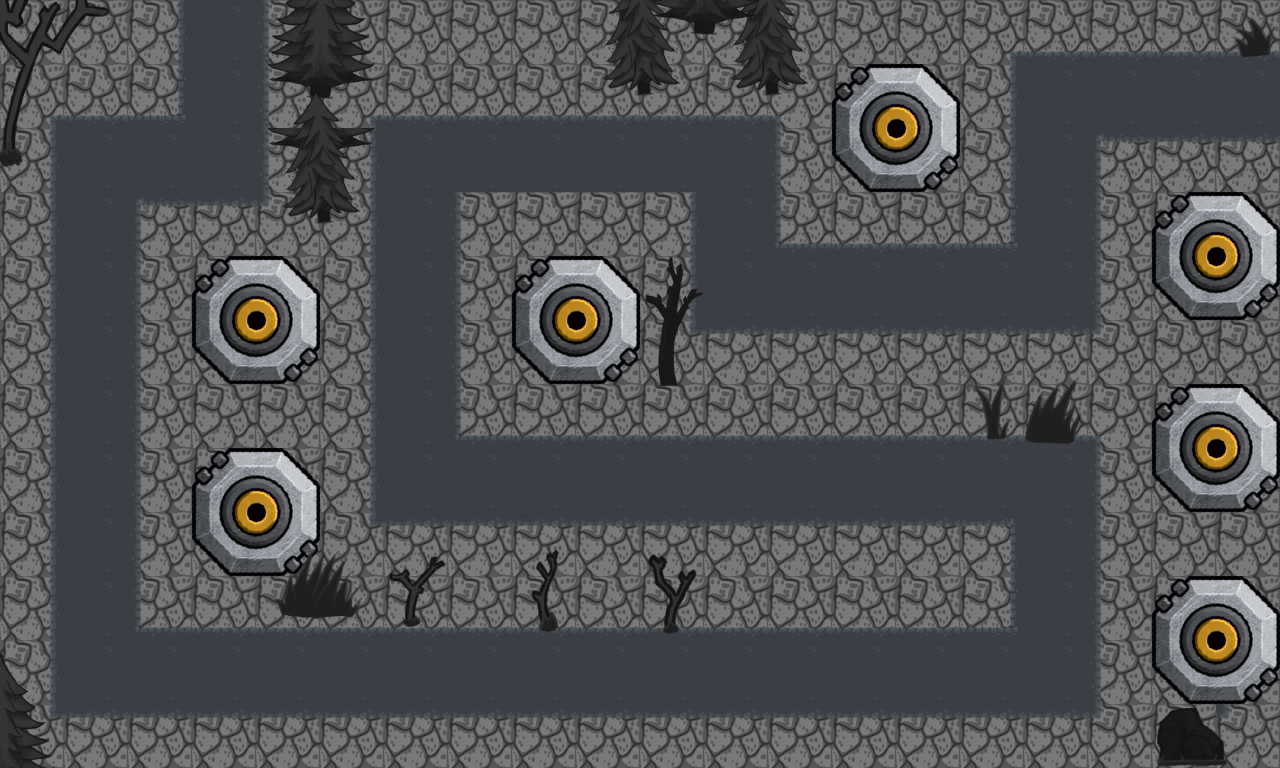

This is a level from a 2D game, rendered from its Tiled map with the project's own tilesets. A one-line summary and the complete map file follow:
An orthogonal 20x12 tile map with 64x64 px tiles, 5 tile layers (Background, Path, Substructure, Details 1, ...), 1 hidden layer not drawn, 3 tilesets and 1 object.

<map version="1.10" tiledversion="1.10.0" orientation="orthogonal" renderorder="right-down" width="20" height="12" tilewidth="64" tileheight="64" infinite="0" nextlayerid="8" nextobjectid="3">
 <editorsettings>
  <export target="UnderworldLevel3.js" format="js" />
 </editorsettings>
 <tileset firstgid="1" source="../tsx/tilesetFromDesert.tsx" />
 <tileset firstgid="197" source="../tsx/UnderworldTileset.tsx" />
 <tileset firstgid="329" source="../../towers/tiled/Substructure.tsx" />
 <layer id="1" name="Background" width="20" height="12">
  <data encoding="csv">
19,19,19,19,19,19,19,19,19,19,19,19,19,19,19,19,19,19,19,19,
19,19,19,19,19,19,19,19,19,19,19,19,19,19,19,19,19,19,19,19,
19,19,19,19,19,19,19,19,19,19,19,19,19,19,19,19,19,19,19,19,
19,19,19,19,19,19,19,19,19,19,19,19,19,19,19,19,19,19,19,19,
19,19,19,19,19,19,19,19,19,19,19,19,19,19,19,19,19,19,19,19,
19,19,19,19,19,19,19,19,19,19,19,19,19,19,19,19,19,19,19,19,
19,19,19,19,19,19,19,19,19,19,19,19,19,19,19,19,19,19,19,19,
19,19,19,19,19,19,19,19,19,19,19,19,19,19,19,19,19,19,19,19,
19,19,19,19,19,19,19,19,19,19,19,19,19,19,19,19,19,19,19,19,
19,19,19,19,19,19,19,19,19,19,19,19,19,19,19,19,19,19,19,19,
19,19,19,19,19,19,19,19,19,19,19,19,19,19,19,19,19,19,19,19,
19,19,19,19,19,19,19,19,19,19,19,19,19,19,19,19,19,19,19,19
</data>
 </layer>
 <layer id="2" name="Path" width="20" height="12">
  <data encoding="csv">
0,0,211,212,213,0,0,0,0,0,0,0,0,0,0,199,200,200,200,200,
199,200,248,212,213,199,200,200,200,200,200,200,201,0,0,211,212,212,212,212,
211,212,212,212,213,211,212,212,212,212,212,212,213,0,0,211,212,235,224,224,
211,212,235,224,225,211,212,213,0,0,211,212,247,200,200,248,212,213,0,0,
211,212,213,0,0,211,212,213,0,0,211,212,212,212,212,212,212,213,0,0,
211,212,213,0,0,211,212,213,0,0,223,224,224,224,224,224,224,225,0,0,
211,212,213,0,0,211,212,247,200,200,200,200,200,200,200,200,200,201,0,0,
211,212,213,0,0,211,212,212,212,212,212,212,212,212,212,212,212,213,0,0,
211,212,213,0,0,223,224,224,224,224,224,224,224,224,224,236,212,213,0,0,
211,212,247,200,200,200,200,200,200,200,200,200,200,200,200,248,212,213,0,0,
211,212,212,212,212,212,212,212,212,212,212,212,212,212,212,212,212,213,0,0,
223,224,224,224,224,224,224,224,224,224,224,224,224,224,224,224,224,225,0,225
</data>
 </layer>
 <layer id="3" name="Placement" width="20" height="12" visible="0">
  <data encoding="csv">
0,0,0,0,0,0,0,0,0,0,0,0,0,0,0,0,0,0,0,0,
0,0,0,0,0,0,0,0,0,0,0,0,0,318,0,0,0,0,0,0,
0,0,0,0,0,0,0,0,0,0,0,0,0,0,0,0,0,0,0,0,
0,0,0,0,0,0,0,0,0,0,0,0,0,0,0,0,0,0,318,0,
0,0,0,318,0,0,0,0,318,0,0,0,0,0,0,0,0,0,0,0,
0,0,0,0,0,0,0,0,0,0,0,0,0,0,0,0,0,0,0,0,
0,0,0,0,0,0,0,0,0,0,0,0,0,0,0,0,0,0,318,0,
0,0,0,318,0,0,0,0,0,0,0,0,0,0,0,0,0,0,0,0,
0,0,0,0,0,0,0,0,0,0,0,0,0,0,0,0,0,0,0,0,
0,0,0,0,0,0,0,0,0,0,0,0,0,0,0,0,0,0,318,0,
0,0,0,0,0,0,0,0,0,0,0,0,0,0,0,0,0,0,0,0,
0,0,0,0,0,0,0,0,0,0,0,0,0,0,0,0,0,0,0,0
</data>
 </layer>
 <layer id="7" name="Substructure" width="20" height="12">
  <data encoding="csv">
0,0,0,0,0,0,0,0,0,0,0,0,0,0,0,0,0,0,0,0,
0,0,0,0,0,0,0,0,0,0,0,0,0,329,330,0,0,0,0,0,
0,0,0,0,0,0,0,0,0,0,0,0,0,331,332,0,0,0,0,0,
0,0,0,0,0,0,0,0,0,0,0,0,0,0,0,0,0,0,329,330,
0,0,0,329,330,0,0,0,329,330,0,0,0,0,0,0,0,0,331,332,
0,0,0,331,332,0,0,0,331,332,0,0,0,0,0,0,0,0,0,0,
0,0,0,0,0,0,0,0,0,0,0,0,0,0,0,0,0,0,329,330,
0,0,0,329,330,0,0,0,0,0,0,0,0,0,0,0,0,0,331,332,
0,0,0,331,332,0,0,0,0,0,0,0,0,0,0,0,0,0,0,0,
0,0,0,0,0,0,0,0,0,0,0,0,0,0,0,0,0,0,329,330,
0,0,0,0,0,0,0,0,0,0,0,0,0,0,0,0,0,0,331,332,
0,0,0,0,0,0,0,0,0,0,0,0,0,0,0,0,0,0,0,0
</data>
 </layer>
 <layer id="4" name="Details 1" width="20" height="12">
  <data encoding="csv">
0,0,0,0,282,283,0,0,0,284,285,284,285,0,0,0,0,0,0,0,
0,0,0,0,294,295,0,0,0,296,297,296,297,0,0,0,0,0,0,0,
0,0,0,0,294,295,0,0,0,0,0,0,0,0,0,0,0,0,0,0,
0,0,0,0,0,0,0,0,0,0,0,0,0,0,0,0,0,0,0,0,
0,0,0,0,0,0,0,0,0,0,289,0,0,0,0,0,0,0,0,0,
0,0,0,0,0,0,0,0,0,0,301,0,0,0,0,0,0,0,0,0,
0,0,0,0,0,0,0,0,0,0,313,0,0,0,0,0,0,0,0,0,
0,0,0,0,0,0,0,0,0,0,0,0,0,0,0,0,0,0,0,0,
0,0,0,0,219,220,267,0,266,0,265,0,0,0,0,0,0,0,0,0,
0,0,0,0,231,232,279,0,278,0,277,0,0,0,0,0,0,0,0,0,
0,0,0,0,0,0,0,0,0,0,0,0,0,0,0,0,0,0,0,0,
0,0,0,0,0,0,0,0,0,0,0,0,0,0,0,0,0,0,0,0
</data>
 </layer>
 <layer id="5" name="Details 2" width="20" height="12">
  <data encoding="csv">
275,276,0,0,0,0,0,0,0,0,294,295,0,0,0,0,0,0,0,229,
287,288,0,0,272,273,0,0,0,0,0,0,0,0,0,0,0,0,0,0,
299,300,0,0,284,285,0,0,0,0,0,0,0,0,0,0,0,0,0,0,
0,0,0,0,296,297,0,0,0,0,0,0,0,0,0,0,0,0,0,0,
0,0,0,0,0,0,0,0,0,0,0,0,0,0,0,0,0,0,0,0,
0,0,0,0,0,0,0,0,0,0,0,0,0,0,0,238,239,0,0,0,
0,0,0,0,0,0,0,0,0,0,0,0,0,0,0,250,251,0,0,0,
0,0,0,0,0,0,0,0,0,0,0,0,0,0,0,0,0,0,0,0,
0,0,0,0,0,0,0,0,0,0,0,0,0,0,0,0,0,0,0,0,
0,0,0,0,0,0,0,0,0,0,0,0,0,0,0,0,0,0,0,0,
271,0,0,0,0,0,0,0,0,0,0,0,0,0,0,0,0,0,0,0,
283,0,0,0,0,0,0,0,0,0,0,0,0,0,0,0,0,0,227,228
</data>
 </layer>
 <objectgroup id="6" name="Way" visible="0">
  <object id="1" x="0" y="0">
   <polyline points="0,0 0,-192 1536,-192 1537.33,98 1055.33,96.6667 1056,289.333 736,288 736.667,159.333 415.333,159.333 412.667,484.667 1056.67,484 1055.33,678.667 95.3333,678 96,158 224.667,158 225.333,-70" />
  </object>
 </objectgroup>
</map>
